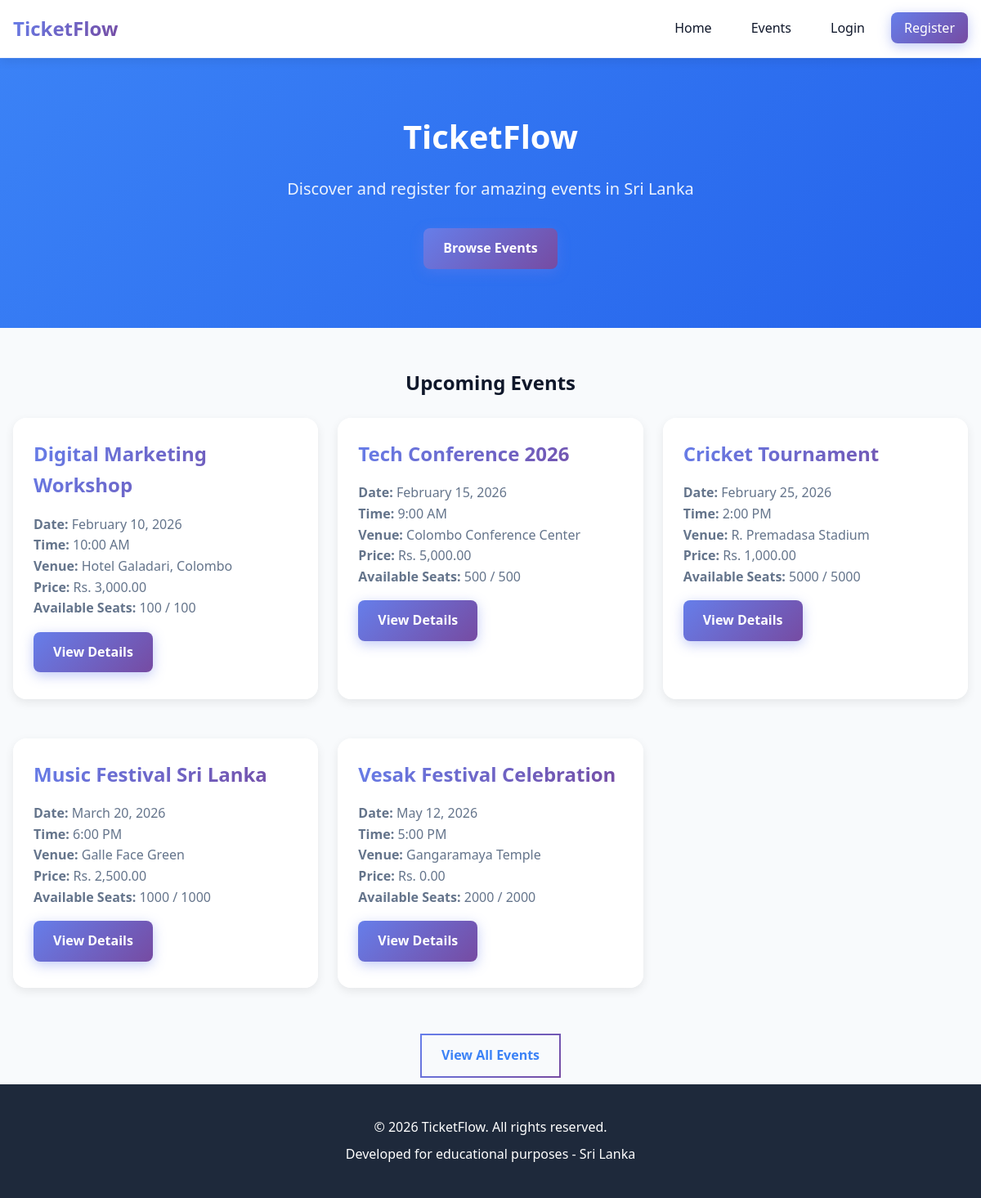
The page / on the database its author committed.
### tables this page shows
CREATE TABLE IF NOT EXISTS events (
    id INT PRIMARY KEY AUTO_INCREMENT,
    category_id INT,
    title VARCHAR(200) NOT NULL,
    description TEXT,
    venue VARCHAR(200) NOT NULL,
    event_date DATE NOT NULL,
    event_time TIME NOT NULL,
    ticket_price DECIMAL(10, 2) DEFAULT 0.00,
    capacity INT NOT NULL,
    available_seats INT NOT NULL,
    image VARCHAR(255),
    status ENUM('upcoming', 'ongoing', 'completed', 'cancelled') DEFAULT 'upcoming',
    created_by INT,
    created_at TIMESTAMP DEFAULT CURRENT_TIMESTAMP,
    updated_at TIMESTAMP DEFAULT CURRENT_TIMESTAMP ON UPDATE CURRENT_TIMESTAMP,
    FOREIGN KEY (category_id) REFERENCES categories(id) ON DELETE SET NULL,
    FOREIGN KEY (created_by) REFERENCES users(id) ON DELETE SET NULL,
    INDEX idx_event_date (event_date),
    INDEX idx_status (status),
    INDEX idx_category (category_id)
);

### controllers/HomeController.php (called while the page is built)
<?php
function home_index() {
    $events = event_get_upcoming(6);
    $categories = category_get_all();
    $data = [];
    $data['upcomingEvents'] = $events;
    $data['categories'] = $categories;
    view('home/index', $data);
}
?>

### models/Event.php (called while the page is built, shortened)
<?php
function event_get_upcoming($limit = 3) {
    $sql = "SELECT * FROM events
            WHERE status = 'upcoming'
            ORDER BY event_date ASC
            LIMIT " . (int)$limit;
    return db_query_all($sql);
}

### views/home/index.php (the view, shortened to what this page needs)
<?php
require_once __DIR__ . '/../layout/header.php';
?>
<section class="hero">
    <div class="container">
        <div class="hero-content">
            <h1>TicketFlow</h1>
            <p>Discover and register for amazing events in Sri Lanka</p>
            <a href="/Event/events" class="btn btn-primary">Browse Events</a>
        </div>
    </div>
</section>
<main class="container">
    <h2 class="text-center mb-3">Upcoming Events</h2>
    <?php if (empty($upcomingEvents)): ?>
        <p class="text-center">No upcoming events at the moment. Check back later!</p>
    <?php else: ?>
        <div class="grid grid-3">
            <?php foreach ($upcomingEvents as $event): ?>
                <div class="card">
                    <div class="card-header">
                        <?php echo htmlspecialchars($event['title']); ?>
                    </div>
                    <div class="card-body">
                        <p><strong>Date:</strong> <?php echo date('F j, Y', strtotime($event['event_date'])); ?></p>
                        <p><strong>Time:</strong> <?php echo date('g:i A', strtotime($event['event_time'])); ?></p>
                        <p><strong>Venue:</strong> <?php echo htmlspecialchars($event['venue']); ?></p>
                        <p><strong>Price:</strong> Rs. <?php echo number_format($event['ticket_price'], 2); ?></p>
                        <p><strong>Available Seats:</strong> <?php echo $event['available_seats']; ?> / <?php echo $event['capacity']; ?></p>
                        <a href="/Event/event/details/<?php echo $event['id']; ?>"
                           class="btn btn-primary mt-2">View Details</a>
                    </div>
                </div>
            <?php endforeach; ?>
        </div>
        <div class="text-center mt-4">
            <a href="/Event/events" class="btn btn-outline">View All Events</a>
        </div>
    <?php endif; ?>
</main>
<?php require_once __DIR__ . '/../layout/footer.php'; ?>

### index.php (shortened to what this page needs)
<?php
require_once 'core/helpers.php';
require_once 'models/Event.php';
require_once 'controllers/HomeController.php';
$url = isset($_GET['url']) ? $_GET['url'] : 'home';
$url = rtrim($url, '/');
$parts = explode('/', $url);
$page = isset($parts[0]) ? $parts[0] : 'home';
$action = isset($parts[1]) ? $parts[1] : 'index';
$id = isset($parts[2]) ? $parts[2] : null;
if ($page == 'home') {
    home_index();
}
elseif ($page == 'events') {
    event_index();
}
elseif ($page == 'login') {
    user_login_page();
}
elseif ($page == 'register') {
    user_register_page();
}
elseif ($page == 'logout') {
    user_logout();
}
elseif ($page == 'profile') {
    user_profile();
}
elseif ($page == 'my-registrations') {
    user_registrations();
}
elseif ($page == 'event') {
    if ($action == 'index') event_index();
    elseif ($action == 'details') event_details($id);
    else event_index();
}
elseif ($page == 'registration') {
    if ($action == 'register') registration_register($id);
    elseif ($action == 'cancel') registration_cancel_action($id);
    else header("Location: /Event/home");
}
else {
    require_once 'views/errors/404.php';
}
?>

### core/helpers.php (shortened to what this page needs)
<?php
function db_connect() {
    return Database::getInstance()->getConnection();
}
function db_query_all($sql, $params = []) {
    try {
        $db = db_connect();
        $stmt = $db->prepare($sql);
        $stmt->execute($params);
        return $stmt->fetchAll();
    } catch (PDOException $e) {
        error_log("DB Query All Error: " . $e->getMessage());
        return [];
    }
}
function view($path, $data = []) {
    $file = __DIR__ . '/../views/' . $path . '.php';
    if (file_exists($file)) {
        require_once $file;
    } else {
        die("View not found: " . $path);
    }
}

### views/layout/header.php (shortened to what this page needs)
<!DOCTYPE html>
<html lang="en">
<head>
    <link rel="stylesheet" href="/Event/public/css/style.css">
</head>
<body>
    <?php require_once __DIR__ . '/nav.php'; ?>

### views/layout/nav.php
<nav class="navbar">
    <div class="container">
        <div class="navbar-brand">
            <a href="<?php echo (isset($_SESSION['role']) && ($_SESSION['role'] === 'admin' || $_SESSION['role'] === 'super_admin')) ? '/Event/admin' : '/Event/'; ?>">TicketFlow</a>
        </div>
        <ul class="navbar-menu">
            <?php if (!isset($_SESSION['role']) || ($_SESSION['role'] !== 'admin' && $_SESSION['role'] !== 'super_admin')): ?>
                <li><a href="/Event/">Home</a></li>
                <li><a href="/Event/events">Events</a></li>
            <?php endif; ?>
            <?php if (isset($_SESSION['user_id'])): ?>
                <?php if (!isset($_SESSION['role']) || $_SESSION['role'] !== 'admin'): ?>
                    <?php if (isset($_SESSION['role']) && $_SESSION['role'] !== 'super_admin'): ?>
                        <li><a href="/Event/my-registrations">My Registrations</a></li>
                    <?php endif; ?>
                <?php endif; ?>
                <?php if (isset($_SESSION['role']) && ($_SESSION['role'] === 'admin' || $_SESSION['role'] === 'super_admin')): ?>
                    <li><a href="/Event/admin" style="font-weight: bold;">Dashboard</a></li>
                    <li><a href="/Event/admin/events">Events</a></li>
                    <li><a href="/Event/admin/users">Users</a></li>
                <?php endif; ?>
                <li><a href="/Event/profile">Profile</a></li>
                <li><a href="/Event/logout">Logout</a></li>
            <?php else: ?>
                <li><a href="/Event/login">Login</a></li>
                <li><a href="/Event/register" class="btn-primary">Register</a></li>
            <?php endif; ?>
        </ul>
    </div>
</nav>

### views/layout/footer.php (shortened to what this page needs)
    <footer class="footer">
        <div class="container">
            <p>&copy; <?php echo date('Y'); ?> TicketFlow. All rights reserved.</p>
            <p>Developed for educational purposes - Sri Lanka</p>
        </div>
    </footer>
</body>
</html>

### views/home/index.php (style rules this page uses)
.hero { background: linear-gradient(135deg, var(--primary-color), var(--primary-dark)); color: var(--white); padding: 4rem 0; margin-bottom: 3rem; }
.hero-content { text-align: center; }
.hero-content h1 { font-size: 2.5rem; margin-bottom: 1rem; }
.hero-content p { font-size: 1.25rem; margin-bottom: 2rem; opacity: 0.9; }

### rows shown on the page
events: title "Digital Marketing Workshop", event_date "February 10, 2026", event_time "10:00 AM", venue "Hotel Galadari, Colombo", ticket_price "3,000.00", available_seats "100", capacity "100"
events: title "Tech Conference 2026", event_date "February 15, 2026", event_time "9:00 AM", venue "Colombo Conference Center", ticket_price "5,000.00", available_seats "500", capacity "500"
events: title "Cricket Tournament", event_date "February 25, 2026", event_time "2:00 PM", venue "R. Premadasa Stadium", ticket_price "1,000.00", available_seats "5000", capacity "5000"
events: title "Music Festival Sri Lanka", event_date "March 20, 2026", event_time "6:00 PM", venue "Galle Face Green", ticket_price "2,500.00", available_seats "1000", capacity "1000"
events: title "Vesak Festival Celebration", event_date "May 12, 2026", event_time "5:00 PM", venue "Gangaramaya Temple", ticket_price "0.00", available_seats "2000", capacity "2000"
